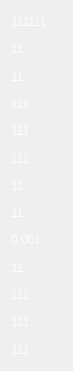
   <widget class="QWidget" name="layoutWidget_12">
    <property name="geometry">
     <rect>
      <x>130</x>
      <y>140</y>
      <width>73</width>
      <height>371</height>
     </rect>
    </property>
    <layout class="QVBoxLayout" name="verticalLayout_16">
     <item>
      <widget class="QLabel" name="label_229">
       <property name="styleSheet">
        <string notr="true">font: 18px &quot;Ubuntu&quot;;
color: rgb(253, 252, 252);</string>
       </property>
       <property name="text">
        <string>111111</string>
       </property>
      </widget>
     </item>
     <item>
      <widget class="QLabel" name="label_230">
       <property name="styleSheet">
        <string notr="true">font: 18px &quot;Ubuntu&quot;;
color: rgb(253, 252, 252);</string>
       </property>
       <property name="text">
        <string>11</string>
       </property>
      </widget>
     </item>
     <item>
      <widget class="QLabel" name="label_231">
       <property name="styleSheet">
        <string notr="true">font: 18px &quot;Ubuntu&quot;;
color: rgb(253, 252, 252);</string>
       </property>
       <property name="text">
        <string>11</string>
       </property>
      </widget>
     </item>
     <item>
      <widget class="QLabel" name="label_232">
       <property name="styleSheet">
        <string notr="true">font: 18px &quot;Ubuntu&quot;;
color: rgb(253, 252, 252);</string>
       </property>
       <property name="text">
        <string>111</string>
       </property>
      </widget>
     </item>
     <item>
      <widget class="QLabel" name="label_233">
       <property name="styleSheet">
        <string notr="true">font: 18px &quot;Ubuntu&quot;;
color: rgb(253, 252, 252);</string>
       </property>
       <property name="text">
        <string>111</string>
       </property>
      </widget>
     </item>
     <item>
      <widget class="QLabel" name="label_234">
       <property name="styleSheet">
        <string notr="true">font: 18px &quot;Ubuntu&quot;;
color: rgb(253, 252, 252);</string>
       </property>
       <property name="text">
        <string>111</string>
       </property>
      </widget>
     </item>
     <item>
      <widget class="QLabel" name="label_235">
       <property name="styleSheet">
        <string notr="true">font: 18px &quot;Ubuntu&quot;;
color: rgb(253, 252, 252);</string>
       </property>
       <property name="text">
        <string>11</string>
       </property>
      </widget>
     </item>
     <item>
      <widget class="QLabel" name="label_236">
       <property name="styleSheet">
        <string notr="true">font: 18px &quot;Ubuntu&quot;;
color: rgb(253, 252, 252);</string>
       </property>
       <property name="text">
        <string>11</string>
       </property>
      </widget>
     </item>
     <item>
      <widget class="QLabel" name="label_237">
       <property name="styleSheet">
        <string notr="true">font: 18px &quot;Ubuntu&quot;;
color: rgb(253, 252, 252);</string>
       </property>
       <property name="text">
        <string>0.001</string>
       </property>
      </widget>
     </item>
     <item>
      <widget class="QLabel" name="label_238">
       <property name="styleSheet">
        <string notr="true">font: 18px &quot;Ubuntu&quot;;
color: rgb(253, 252, 252);</string>
       </property>
       <property name="text">
        <string>11</string>
       </property>
      </widget>
     </item>
     <item>
      <widget class="QLabel" name="label_239">
       <property name="styleSheet">
        <string notr="true">font: 18px &quot;Ubuntu&quot;;
color: rgb(253, 252, 252);</string>
       </property>
       <property name="text">
        <string>111</string>
       </property>
      </widget>
     </item>
     <item>
      <widget class="QLabel" name="label_244">
       <property name="styleSheet">
        <string notr="true">font: 18px &quot;Ubuntu&quot;;
color: rgb(253, 252, 252);</string>
       </property>
       <property name="text">
        <string>111</string>
       </property>
      </widget>
     </item>
     <item>
      <widget class="QLabel" name="label_245">
       <property name="styleSheet">
        <string notr="true">font: 18px &quot;Ubuntu&quot;;
color: rgb(253, 252, 252);</string>
       </property>
       <property name="text">
        <string>111</string>
       </property>
      </widget>
     </item>
    </layout>
   </widget>
